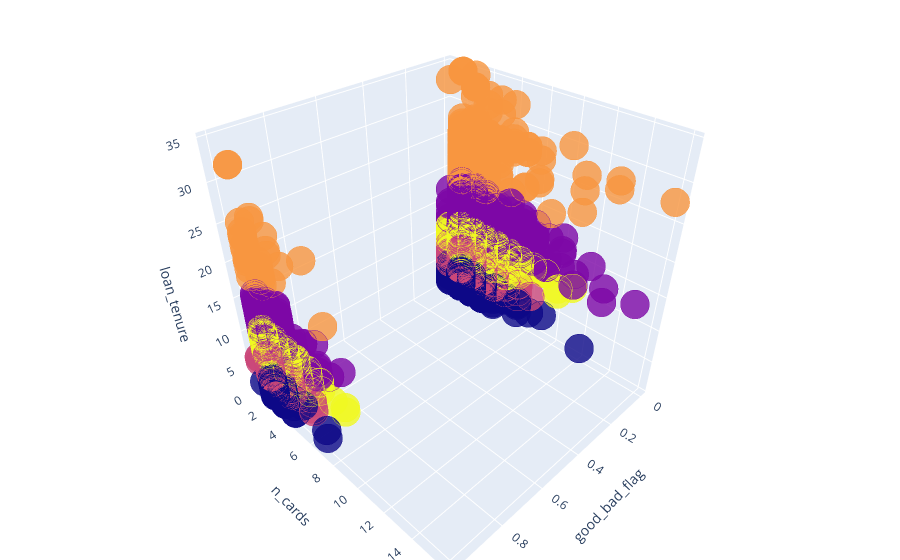

The notebook cell this image was saved under:
### Code cell
data['labels'] =  labels
trace1 = go.Scatter3d(
    x= data['good_bad_flag'],
    y= data['n_cards'],
    z= data['loan_tenure'],
    mode='markers',
     marker=dict(
        color = data['labels'], 
        size= 10,
        line=dict(
            color= data['labels'],
            width= 12
        ),
        opacity=0.8
     )
)
df = [trace1]

layout = go.Layout(
    title = 'FLAG vs nummber of card vs Loan holder or not',
    margin=dict(
        l=0,
        r=0,
        b=0,
        t=0  
    ),
    scene = dict(
            xaxis = dict(title  = 'good_bad_flag'),
            yaxis = dict(title  = 'n_cards'),
            zaxis = dict(title  = 'loan_tenure')
        )
)

fig = go.Figure(data = df, layout = layout)
py.iplot(fig)

### Figure 1 — Plotly figure (JSON) as saved in the notebook; plotly's stock layout.template omitted (floating-point values rounded to 4 significant figures; data arrays with more than 128 entries replaced by an {"elided": "..."} marker saying what was removed)
{"data": [{"marker": {"color": {"elided": "13170 int values"}, "line": {"color": {"elided": "13170 int values"}, "width": 12}, "opacity": 0.8, "size": 10}, "mode": "markers", "type": "scatter3d", "x": {"elided": "13170 int values"}, "y": {"elided": "13170 int values"}, "z": {"elided": "13170 float values"}}], "layout": {"margin": {"b": 0, "l": 0, "r": 0, "t": 0}, "scene": {"xaxis": {"title": {"text": "good_bad_flag"}}, "yaxis": {"title": {"text": "n_cards"}}, "zaxis": {"title": {"text": "loan_tenure"}}}, "title": {"text": "FLAG vs nummber of card vs Loan holder or not"}}}
